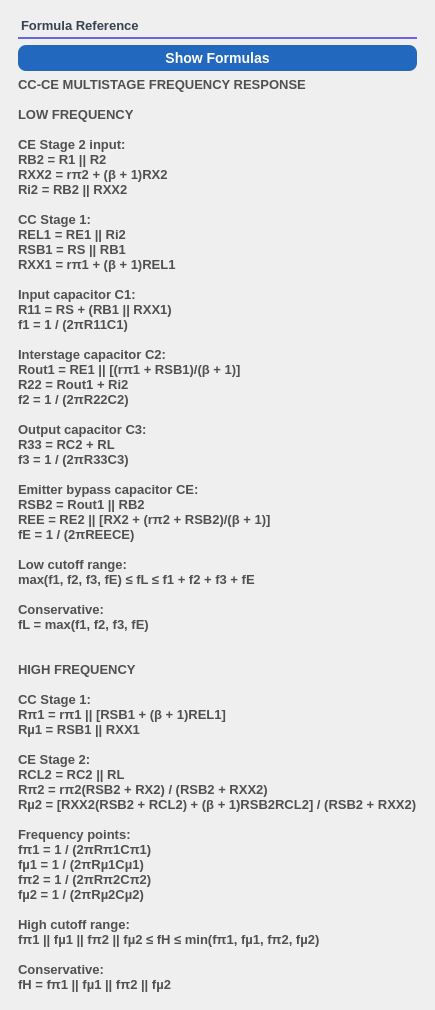
      <widget class="QFrame" name="frameFormula">
       <property name="styleSheet">
        <string notr="true">#frameFormula { 
	background-color: #ffffff; 
	border-right: 1px solid #e5e7eb;
    background-color: white;
    border: 1px solid #e5e7eb;
    border-radius: 14px;
}
</string>
       </property>
       <property name="card" stdset="0">
        <bool>true</bool>
       </property>
       <layout class="QVBoxLayout" name="verticalLayoutFormula">
        <property name="leftMargin">
         <number>18</number>
        </property>
        <property name="topMargin">
         <number>18</number>
        </property>
        <property name="rightMargin">
         <number>18</number>
        </property>
        <property name="bottomMargin">
         <number>18</number>
        </property>
        <item>
         <widget class="QLabel" name="labelFormulaTitle">
          <property name="sizePolicy">
           <sizepolicy hsizetype="Preferred" vsizetype="Fixed">
            <horstretch>0</horstretch>
            <verstretch>0</verstretch>
           </sizepolicy>
          </property>
          <property name="styleSheet">
           <string notr="true">QLabel {
    color: #374151;
    font-size: 13px;
    font-weight: 600;
	background-color: transparent;
    padding-bottom: 4px;
    border: none;
    border-bottom: 2px solid #6D63E8;
	
	
	font: 13pt &quot;Rockwell&quot;;
}</string>
          </property>
          <property name="text">
           <string>Formula Reference</string>
          </property>
          <property name="sectionTitle" stdset="0">
           <bool>true</bool>
          </property>
         </widget>
        </item>
        <item>
         <widget class="QPushButton" name="pushButtonShowFormulas">
          <property name="styleSheet">
           <string notr="true">QPushButton {
    /* Your original blue */
    background-color: rgb(34, 104, 190); 
    color: white;
    border: none;
    border-radius: 8px;
    font-size: 14px;
    font-weight: 600;
    padding: 5px 20px;
}

QPushButton:hover {
    /* A slightly brighter, more vibrant version of your blue */
    background-color: rgb(46, 126, 219); 
}

QPushButton:pressed {
    /* A deeper, more saturated version for tactile feedback */
    background-color: rgb(26, 86, 161); 
}

QPushButton:disabled {
    background-color: #e2e8f0;
    color: #94a3b8;
}</string>
          </property>
          <property name="text">
           <string>Show Formulas</string>
          </property>
         </widget>
        </item>
        <item>
         <widget class="QLabel" name="labelFormulaText">
          <property name="styleSheet">
           <string notr="true">QLabel {
    color: rgb(80, 80, 80);                  /* soft dark gray */
    font-size: 13px;
    font-weight: 500;
    font-family: &quot;Segoe UI&quot;, &quot;Roboto&quot;, sans-serif;
}</string>
          </property>
          <property name="text">
           <string>CC-CE MULTISTAGE FREQUENCY RESPONSE

LOW FREQUENCY

CE Stage 2 input:
RB2 = R1 || R2
RXX2 = rπ2 + (β + 1)RX2
Ri2 = RB2 || RXX2

CC Stage 1:
REL1 = RE1 || Ri2
RSB1 = RS || RB1
RXX1 = rπ1 + (β + 1)REL1

Input capacitor C1:
R11 = RS + (RB1 || RXX1)
f1 = 1 / (2πR11C1)

Interstage capacitor C2:
Rout1 = RE1 || [(rπ1 + RSB1)/(β + 1)]
R22 = Rout1 + Ri2
f2 = 1 / (2πR22C2)

Output capacitor C3:
R33 = RC2 + RL
f3 = 1 / (2πR33C3)

Emitter bypass capacitor CE:
RSB2 = Rout1 || RB2
REE = RE2 || [RX2 + (rπ2 + RSB2)/(β + 1)]
fE = 1 / (2πREECE)

Low cutoff range:
max(f1, f2, f3, fE) ≤ fL ≤ f1 + f2 + f3 + fE

Conservative:
fL = max(f1, f2, f3, fE)


HIGH FREQUENCY

CC Stage 1:
Rπ1 = rπ1 || [RSB1 + (β + 1)REL1]
Rµ1 = RSB1 || RXX1

CE Stage 2:
RCL2 = RC2 || RL
Rπ2 = rπ2(RSB2 + RX2) / (RSB2 + RXX2)
Rµ2 = [RXX2(RSB2 + RCL2) + (β + 1)RSB2RCL2] / (RSB2 + RXX2)

Frequency points:
fπ1 = 1 / (2πRπ1Cπ1)
fµ1 = 1 / (2πRµ1Cµ1)
fπ2 = 1 / (2πRπ2Cπ2)
fµ2 = 1 / (2πRµ2Cµ2)

High cutoff range:
fπ1 || fµ1 || fπ2 || fµ2 ≤ fH ≤ min(fπ1, fµ1, fπ2, fµ2)

Conservative:
fH = fπ1 || fµ1 || fπ2 || fµ2</string>
          </property>
          <property name="wordWrap">
           <bool>true</bool>
          </property>
         </widget>
        </item>
       </layout>
      </widget>
